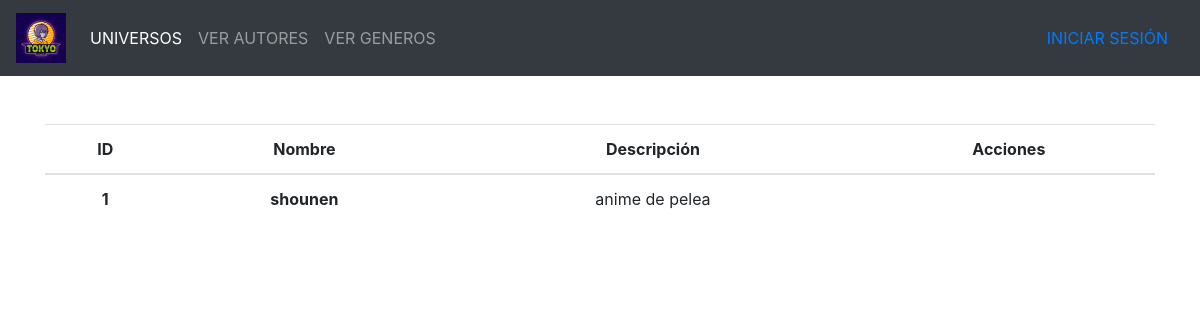
Before: /generos/ with the older database file.
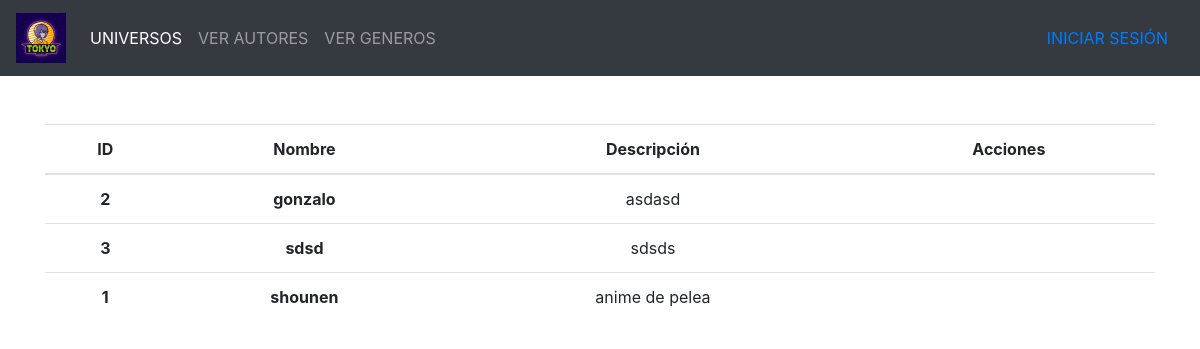
After: the same page with the newer database file.
### animes/models.py (models this page shows, shortened)
class AnimeGen(models.Model):
	name = models.CharField(max_length=100)
	summary = models.TextField(max_length=1000)
	class Meta:
		ordering = ['name']

### animes/views.py (the view)
class AnimeGenListView(ListView):
    model = AnimeGen
    paginate_by = 10  # if pagination is desired

### animes/templates/animes/animegen_list.html (shortened to what this page needs)
<!doctype html>
<html lang="es">
{% include 'animes/inicio/head_inicio.html' %}
<body class="text-center">
  <div class="container mt-5">
    <table class="table table-hover">
      <thead>
        <tr>
          <th scope="col">ID</th>
          <th scope="col">Nombre</th>
          <th scope="col">Descripción</th>
          <th scope="col">Acciones</th>
        </tr>
      </thead>
      <tbody>
        {% for animegen in object_list %}
        <tr>
          <th scope="row">{{animegen.pk}}</th>
          <th scope="row">{{animegen.name}}</th>
          <td scope="row">{{animegen.summary}}</td>
          <td scope="row">
          </td>
        </tr>
        {% endfor %}
      </tbody>
    </table>
  </div>
</body>
</html>

Changed rows visible on the page:
added AnimeGen: pk "2", name "gonzalo", summary "asdasd"
added AnimeGen: pk "3", name "sdsd", summary "sdsds"
